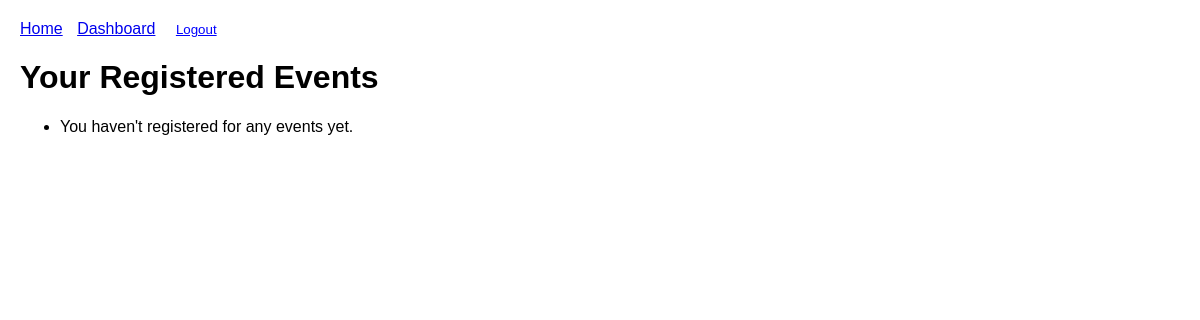
The app's page /dashboard/ (signed in), older data.
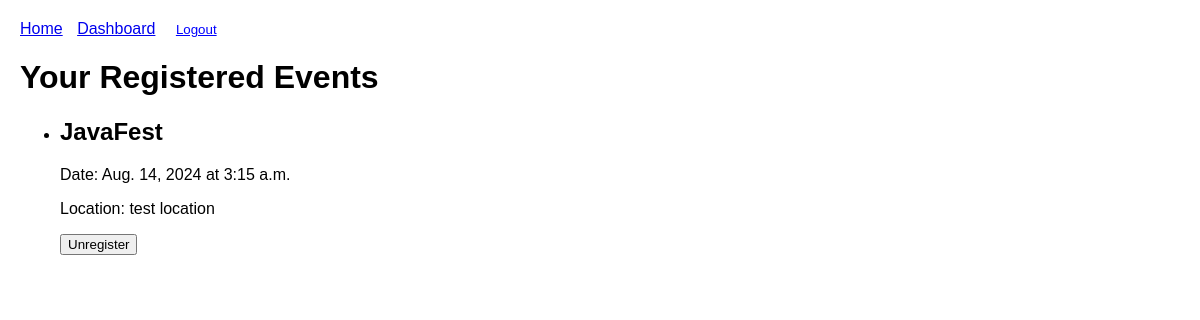
The same page, newer data.
### events/models.py (models this page shows, shortened)
class Registration(models.Model):
    user = models.ForeignKey(User, on_delete=models.CASCADE)
    event = models.ForeignKey(Event, on_delete=models.CASCADE)
    registration_date = models.DateTimeField(auto_now_add=True)
    class Meta:
        unique_together = ('user', 'event')

class Event(models.Model):
    title = models.CharField(max_length=100)
    description = models.TextField(max_length=4048)
    date = models.DateField()
    time = models.TimeField()
    location = models.CharField(max_length=200)
    available_slots = models.PositiveIntegerField()

### events/views.py (the view)
# urls.py: path('dashboard/', views.user_dashboard, name='user_dashboard'),
@login_required
def user_dashboard(request):
    registrations = Registration.objects.filter(user=request.user).select_related('event')
    return render(request, 'events/user_dashboard.html', {'registrations': registrations})

### events/templates/events/user_dashboard.html (shortened to what this page needs)
{% extends 'events/base.html' %}
{% block content %}
    <h1>Your Registered Events</h1>
    <ul>
    {% for registration in registrations %}
        <li>
            <h2>{{ registration.event.title }}</h2>
            <p>Date: {{ registration.event.date }} at {{ registration.event.time }}</p>
            <p>Location: {{ registration.event.location }}</p>
            <form action="{% url 'unregister_from_event' registration.event.id %}" method="post">
                <button type="submit">Unregister</button>
            </form>
        </li>
    {% empty %}
        <li>You haven't registered for any events yet.</li>
    {% endfor %}
    </ul>
{% endblock %}

Row changes from the older to the newer data that the page shows:
added Registration: event "JavaFest", event "Aug. 14, 2024", event.time "3:15 a.m.", event.location "test location"
Text that changed along with them:
text no longer shown: "You haven't registered for any events yet."
